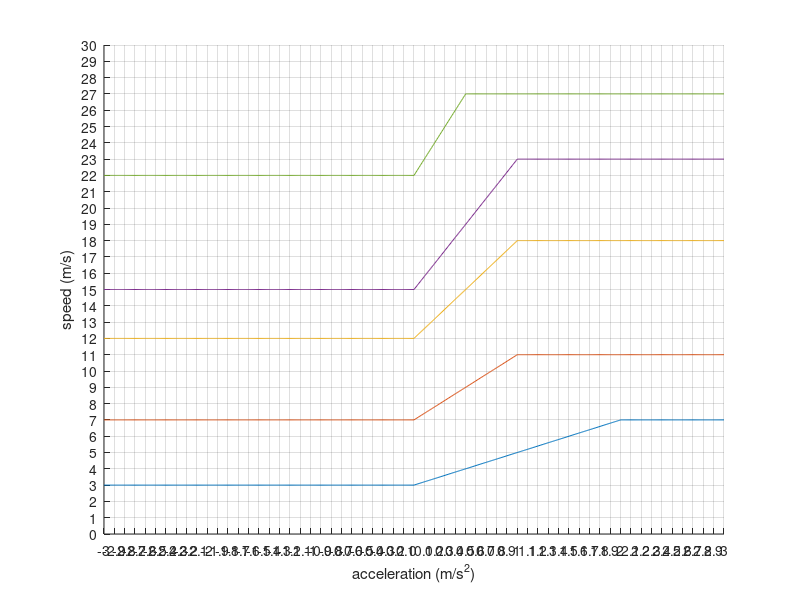
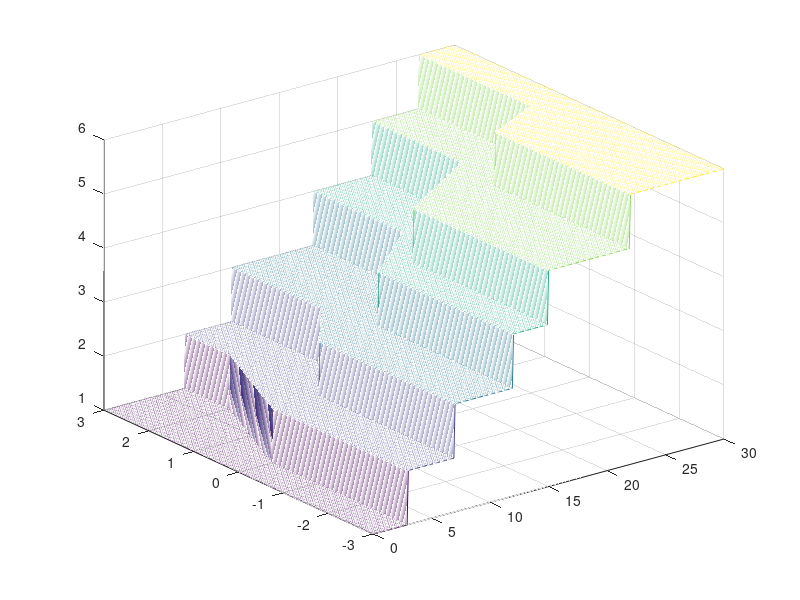

Write the MATLAB code that produced these figures, in order.
%% plot the shift schedule
shiftInitSpd = [3, 7, 12, 15, 22];
shiftEndSpd = [7, 11, 18, 23, 27];
figure
hold on
aaa = (-3:0.01:3)';
for i = 1:5
    plot(aaa, max(min(2*i*aaa+shiftInitSpd(i),shiftEndSpd(i)),shiftInitSpd(i)))
end
grid on
xlabel('acceleration (m/s^2)')
ylabel('speed (m/s)')
xticks([-3:0.1:3]);
yticks([0:30]);

%% Create a look up table
vvv = (0:0.1:30)';
[vGrid, aGrid] = meshgrid(vvv, aaa); % one line after another
gGrid = ones(size(vGrid));
for i = 1:numel(aaa)
    pts = max(min(2*(1:numel(shiftInitSpd))*aGrid(i,1)+shiftInitSpd,shiftEndSpd),shiftInitSpd);
    idx = [1,max(min(round(pts/0.1+1),numel(vvv)),1),numel(vvv)];
    for j = 1:(numel(idx)-1)
        gGrid(i,idx(j):idx(j+1))=j;
    end
end

figure;
mesh(vGrid, aGrid, gGrid)

% you can then use interp2 to find gear position, given any speed and
% acceleration
ShiftSchedule.Speed = vGrid;
ShiftSchedule.Acceleration = aGrid;
ShiftSchedule.Gear = gGrid;
ShiftSchedule.description = 'round(interp2(ShiftSchedule.Speed, ShiftSchedule.Acceleration, ShiftSchedule.Gear, v, a)); v (m/s), a (m/s^2)';

